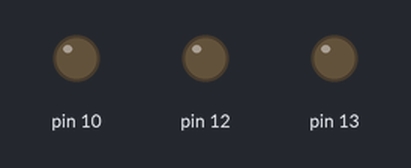
Bench run of a sketch on a simulated Arduino Uno, built with avr-gcc and run on an emulated ATmega328P. On the bench: output pins drawn as LEDs (lit = HIGH).

Above: at 0.2 s.
At 1.4 s:
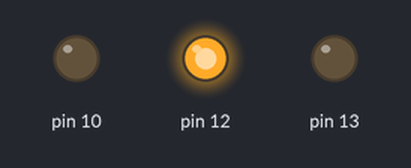
At 3.0 s:
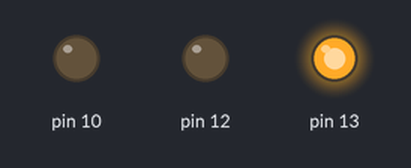
At 4.6 s:
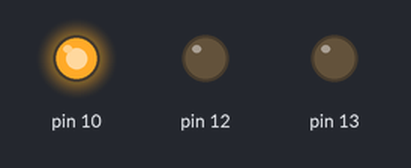
Timing chart, 0 to 5.5 s (numbered marks = the images above):
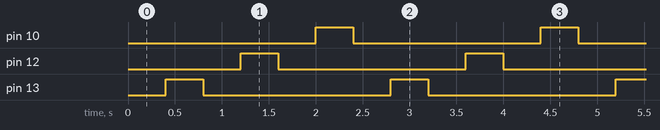

The sketch:

traffic_light.ino
```cpp
// C++ code
//
int speed = 0;

void setup()
{
  pinMode(13, OUTPUT);
  pinMode(12, OUTPUT);
  pinMode(10, OUTPUT);
}

void loop()
{
  speed = 400;
  delay(speed); // Wait for speed millisecond(s)
  digitalWrite(13, HIGH);
  delay(speed); // Wait for speed millisecond(s)
  digitalWrite(13, LOW);
  delay(speed); // Wait for speed millisecond(s)
  digitalWrite(12, HIGH);
  delay(speed); // Wait for speed millisecond(s)
  digitalWrite(12, LOW);
  delay(speed); // Wait for speed millisecond(s)
  digitalWrite(10, HIGH);
  delay(speed); // Wait for speed millisecond(s)
  digitalWrite(10, LOW);
}
```

Measured:
- by itself, pin 10, pin 12, pin 13: alternates HIGH for 0.40 s and LOW for 2.0 s
- by itself, everything shown: repeats every 2.4 s, in 6 steps
